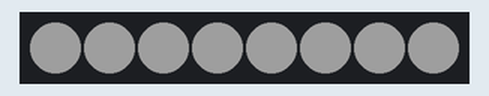
Bench run of a sketch on a simulated Arduino Uno, built with avr-gcc and run on an emulated ATmega328P. Shown: 8 RGB LEDs in strip order, left to right. Dim RGB values are drawn brighter than linear.

Above: at 2.1 s.
At 36.36 s:
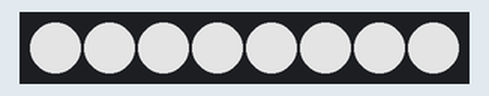
Timing chart, 0 to 40.0 s (numbered marks = the images above):
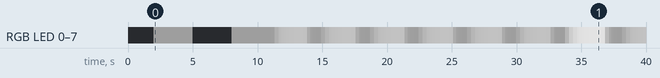

Measured:
- by itself, RGB LED 0–7: off → RGB(30, 30, 30) at 2.0 s, → off 3.0 s later, → RGB(30, 30, 30) 3.0 s later, → RGB(31, 31, 31) 3.0 s later, … (197 changes in this stretch)
- what the display in image 0 shows lasts 3.0 s, from 2.0 s to 5.0 s

The sketch:

led_encoder.ino.ino
```cpp
#include <FastLED.h>

#define LED_PIN    2
#define NUM_LEDS   8

CRGB leds[NUM_LEDS];

// --- Morse Settings ---
String message = "HELLO WORLD I AM DFACE";
int messageIdx = 0;
int symbolIdx = 0;
bool isGapActive = false;
bool messageFinished = false;

// --- CALIBRATION (YOU CONTROL EVERYTHING HERE) ---
#define BASE_LEVEL    30.0   // ambient constant light
#define DOT_BOOST     60.0   // dot brightness above base
#define DASH_BOOST    140.0  // dash brightness above base

#define RISE_SPEED    0.02   // faster = sharper
#define FALL_SPEED    0.04   // faster = quicker drop

float pulseTarget = 0;
float pulseCurrent = 0;

int currentScene = 0;
unsigned long sceneStartTime = 0;

void setup() {
  delay(2000);
  FastLED.addLeds<WS2812B, LED_PIN, GRB>(leds, NUM_LEDS);
  sceneStartTime = millis();
}

String getMorse(char c) {
  switch (toupper(c)) {
    // Letters
    case 'A': return ".-";
    case 'B': return "-...";
    case 'C': return "-.-.";
    case 'D': return "-..";
    case 'E': return ".";
    case 'F': return "..-.";
    case 'G': return "--.";
    case 'H': return "....";
    case 'I': return "..";
    case 'J': return ".---";
    case 'K': return "-.-";
    case 'L': return ".-..";
    case 'M': return "--";
    case 'N': return "-.";
    case 'O': return "---";
    case 'P': return ".--.";
    case 'Q': return "--.-";
    case 'R': return ".-.";
    case 'S': return "...";
    case 'T': return "-";
    case 'U': return "..-";
    case 'V': return "...-";
    case 'W': return ".--";
    case 'X': return "-..-";
    case 'Y': return "-.--";
    case 'Z': return "--..";

    // Numbers
    case '0': return "-----";
    case '1': return ".----";
    case '2': return "..---";
    case '3': return "...--";
    case '4': return "....-";
    case '5': return ".....";
    case '6': return "-....";
    case '7': return "--...";
    case '8': return "---..";
    case '9': return "----.";

    // Space (word gap)
    case ' ': return " ";

    default: return ""; // unknown character
  }
}

void loop() {
  unsigned long now = millis();
  float masterMultiplier = 0.0;

  if (currentScene == 0) {
    masterMultiplier = 1.0;
    if (now - sceneStartTime > 3000) { currentScene = 1; sceneStartTime = now; }
  }
  else if (currentScene == 1) {
    masterMultiplier = 0.0;
    if (now - sceneStartTime > 3000) { currentScene = 2; sceneStartTime = now; }
  }
  else if (currentScene == 2) {
    masterMultiplier = 1.0;
    if (now - sceneStartTime > 3000) { currentScene = 3; messageIdx = 0; messageFinished = false; }
  }
  else if (currentScene == 3) {
    masterMultiplier = 1.0;
    handleAbsoluteMorse();
    if (messageFinished) { currentScene = 4; sceneStartTime = now; }
  }
  else if (currentScene == 4) {
    masterMultiplier = 1.0;
    pulseTarget = 0;
    if (now - sceneStartTime > 3000) { currentScene = 5; sceneStartTime = now; }
  }
  else if (currentScene == 5) {
    masterMultiplier = 0.0;
    if (now - sceneStartTime > 2000) { currentScene = 0; sceneStartTime = now; }
  }

  float speed = (pulseTarget > pulseCurrent) ? RISE_SPEED : FALL_SPEED;
  pulseCurrent += (pulseTarget - pulseCurrent) * speed;


  float finalValue = (BASE_LEVEL + pulseCurrent) * masterMultiplier;

  int outputLevel = (int)constrain(finalValue, 0, 255);

  fill_solid(leds, NUM_LEDS, CRGB(outputLevel, outputLevel, outputLevel));
  FastLED.show();
  delay(10);
}

void handleAbsoluteMorse() {
  bool reachedTarget = abs(pulseTarget - pulseCurrent) < 0.5;

  if (reachedTarget) {
    String currentCode = getMorse(message[messageIdx]);

    if (!isGapActive) {
      if (symbolIdx < currentCode.length()) {
        char s = currentCode[symbolIdx];

        if (s == '.') pulseTarget = DOT_BOOST;
        else if (s == '-') pulseTarget = DASH_BOOST;
        else if (s == ' ') pulseTarget = 0;

        symbolIdx++;
        isGapActive = true;
      } else {
        messageIdx++;
        symbolIdx = 0;
        if (messageIdx >= message.length()) messageFinished = true;
      }
    } else {
      pulseTarget = 0;
      isGapActive = false;
    }
  }
}
```
